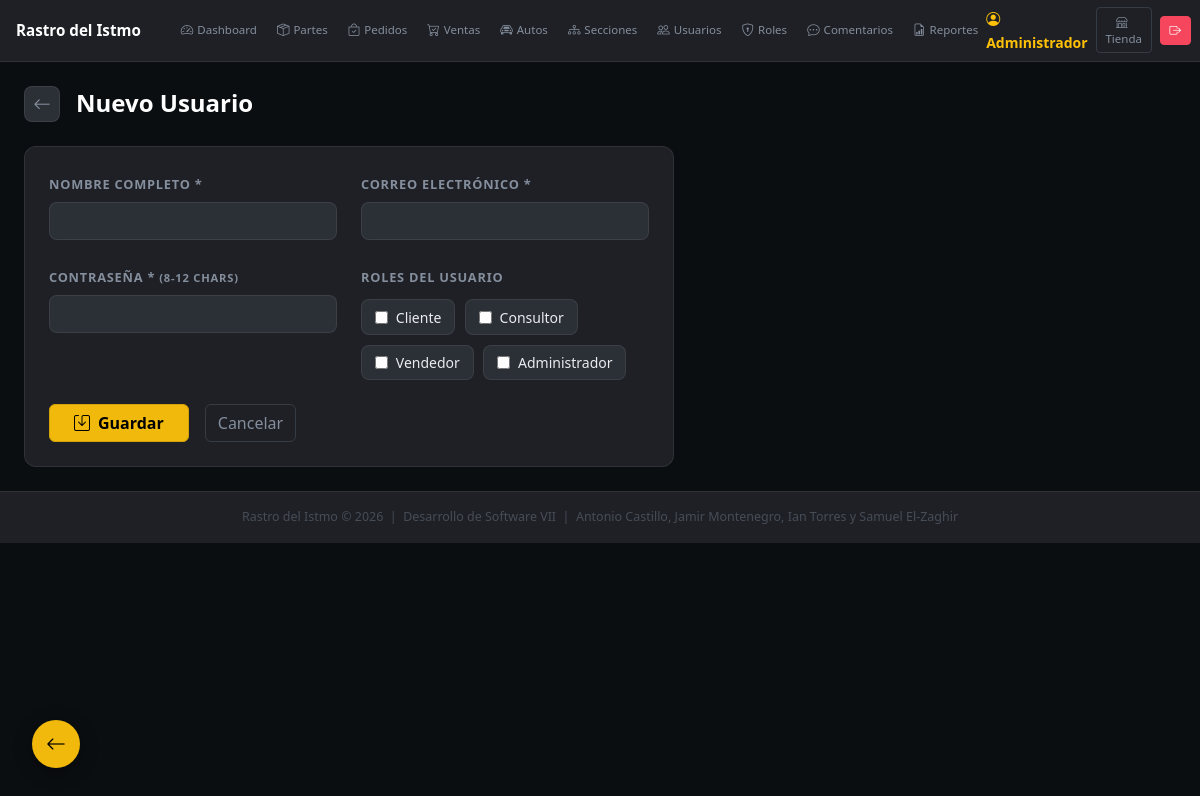
Page /admin/?mod=usuarios&action=crear (signed in) on the committed database.
### tables this page shows
CREATE TABLE IF NOT EXISTS `roles` (
  `id` int NOT NULL AUTO_INCREMENT,
  `nombre` varchar(50) NOT NULL,
  `descripcion` varchar(200) DEFAULT NULL,
  `creado_en` timestamp NULL DEFAULT CURRENT_TIMESTAMP,
  PRIMARY KEY (`id`),
  UNIQUE KEY `nombre` (`nombre`)
);

### app/Controllers/BaseController.php (called while the page is built, shortened)
<?php
abstract class BaseController implements ErrorHandlerInterface {
    protected function view(string $tpl, array $data = []): void {
        extract($data);
        include BASE_PATH . "/app/Views/" . $tpl . ".php";
    }
}

### app/Controllers/UserController.php (called while the page is built, shortened)
<?php
class UserController extends BaseController {
    private RolModel  $rm;
    public function __construct() { $this->um = new UserModel(); $this->rm = new RolModel(); }
    public function crear(): void {
        $roles = $this->rm->findAll();
        $this->view("admin/usuarios/form", compact("roles","error"));
    }
}

### admin/index.php (called while the page is built, shortened)
<?php
$raw    = Sanitizer::get("action") ?: "index";
$action = lcfirst(str_replace('_', '', ucwords($raw, '_')));
try {
    $ctrl   = new $map[$mod]();
    $method = method_exists($ctrl,$action) ? $action : "index";
    $ctrl->$method();
} catch (\Throwable $e) {
    if (isset($ctrl) && $ctrl instanceof ErrorHandlerInterface) { $ctrl->handle($e); }
    else { error_log("[RASTRO] " . $e->getMessage()); }
    header("Location: " . APP_URL . "/admin/"); exit;
}

### app/Config/Database.php (called while the page is built, shortened)
<?php
class Database {
    private static ?PDO $conn = null;
    public static function get(): PDO {
        if (self::$conn === null) {
            try {
                self::$conn = new PDO(
                    "mysql:host=".DB_HOST.";dbname=".DB_NAME.";charset=utf8mb4",
                    DB_USER, DB_PASS,
                    [PDO::ATTR_ERRMODE=>PDO::ERRMODE_EXCEPTION,
                     PDO::ATTR_DEFAULT_FETCH_MODE=>PDO::FETCH_ASSOC,
                     PDO::ATTR_EMULATE_PREPARES=>false]
                );
                self::$conn->exec("SET time_zone = '-05:00'");
            } catch (PDOException $e) {
                http_response_code(500);
                die("<b>Error de BD:</b> ".htmlspecialchars($e->getMessage()));
            }
        }
        return self::$conn;
    }
}

### app/Models/BaseModel.php (called while the page is built, shortened)
<?php
abstract class BaseModel implements CrudInterface {
    protected PDO    $db;
    protected string $table = "";
    protected string $pk    = "id";
    public function __construct() { $this->db = Database::get(); }
    public function findAll(): array {
        return $this->db->query("SELECT * FROM `{$this->table}` ORDER BY {$this->pk} DESC")->fetchAll();
    }
}

### app/Views/admin/usuarios/form.php (the view, shortened to what this page needs)
<?php $edit=!empty($user); $title=$edit?"Editar Usuario":"Nuevo Usuario"; include BASE_PATH."/app/Views/layouts/admin_header.php"; ?>
<div class="page-header mb-4">
  <div class="d-flex align-items-center gap-3">
    <a href="<?=APP_URL?>/admin/?mod=usuarios" class="btn-back"><i class="bi bi-arrow-left"></i></a>
    <h4 class="fw-bold text-white mb-0"><?=$title?></h4>
  </div>
</div>
<div class="dark-card" style="max-width:650px"><div class="card-body p-4">
<form action="<?=APP_URL?>/admin/?mod=usuarios&action=<?=$edit?"editar&id=".$id:"crear"?>" method="POST">
  <div class="row g-4">
    <div class="col-md-6">
      <label class="form-label-dark">Nombre Completo *</label>
      <input type="text" name="nombre" class="form-control dark-input" required value="<?=htmlspecialchars($user["nombre"]??"")?>">
    </div>
    <div class="col-md-6">
      <label class="form-label-dark">Correo Electrónico *</label>
      <input type="email" name="email" class="form-control dark-input" required value="<?=htmlspecialchars($user["email"]??"")?>">
    </div>
    <div class="col-md-6">
      <label class="form-label-dark">Contraseña <?=$edit?"<span class=\"text-secondary\">(vacío = sin cambio)</span>":"*"?> <span class="text-secondary small">(8-12 chars)</span></label>
      <input type="password" name="password" class="form-control dark-input" minlength="8" maxlength="12" <?=$edit?"":"required"?> autocomplete="new-password">
    </div>
    <div class="col-md-6">
      <label class="form-label-dark">Roles del Usuario</label>
      <div class="roles-grid mt-1">
        <?php foreach($roles as $r): ?>
        <label class="role-check">
          <input type="checkbox" name="roles[]" value="<?=$r["id"]?>" <?=in_array($r["id"],$userRoles??[])?"checked":""?>>
          <span><?=htmlspecialchars($r["nombre"])?></span>
        </label>
        <?php endforeach; ?>
      </div>
    </div>
  </div>
  <div class="mt-4 d-flex gap-3">
    <button type="submit" class="btn btn-gold fw-bold px-4"><i class="bi bi-save me-2"></i>Guardar</button>
    <a href="<?=APP_URL?>/admin/?mod=usuarios" class="btn btn-outline-secondary">Cancelar</a>
  </div>
</form>
</div></div>
<?php include BASE_PATH."/app/Views/layouts/admin_footer.php"; ?>

### assets/css/style.css (style rules this page uses)
:root { --bg-0: #0B0E11; --bg-1: #1E2026; --bg-2: #2B2F36; --bg-3: #363C45; --accent: #F0B90B; --accent-h: #D4A309; --accent-dim: rgba(240,185,11,.15); --text-1: #EAECEF; --text-2: #848E9C; --text-3: #474D57; --success: #03C076; --danger: #F6465D; --info: #1890FF; --border: rgba(255,255,255,.08); --radius: 12px; --radius-sm: 8px; --shadow: 0 4px 28px rgba(0,0,0,.5); --bs-body-bg: #0B0E11; --bs-body-color: #EAECEF; --bs-card-bg: #1E2026; --bs-card-cap-bg: #2B2F36; --bs-card-color: #EAECEF; --bs-card-border-color: rgba(255,255,255,.08); --bs-table-bg: transparent; --bs-table-color: #EAECEF; --bs-table-border-color: rgba(255,255,255,.08); --bs-table-striped-bg: rgba(255,255,255,.03); --bs-table-hover-bg: rgba(255,255,255,.05); --bs-table-hover-color: #EAECEF; --bs-table-striped-color: #EAECEF; --bs-border-color: rgba(255,255,255,.08); --bs-link-color: #F0B90B; --bs-link-hover-color: #D4A309; --bs-input-bg: #2B2F36; --bs-breadcrumb-divider-color: #474D57; --bs-form-check-input-border: rgba(255,255,255,.2); --bs-modal-bg: #1E2026; --bs-modal-header-bg: #2B2F36; --bs-dropdown-bg: #1E2026; --bs-dropdown-border-color: rgba(255,255,255,.08); --bs-dropdown-color: #EAECEF; --bs-dropdown-link-color: #EAECEF; --bs-dropdown-link-hover-bg: #2B2F36; --bs-nav-pills-link-active-bg: #F0B90B; }
*, *::before, *::after { box-sizing: border-box; }
body { font-family: "Segoe UI", system-ui, sans-serif; background-color: var(--bg-0) !important; color: var(--text-1) !important; }
a { color: var(--accent); text-decoration: none; }
.card-body { background-color:transparent!important; color:var(--text-1)!important; }
small,.small { color:var(--text-2); }
.text-secondary { color:var(--text-2)!important; }
.form-control,.form-select,.form-control:focus,.form-select:focus { background-color:var(--bg-2)!important; border-color:var(--border)!important; color:var(--text-1)!important; border-radius:var(--radius-sm)!important; }
.form-control::placeholder { color:var(--text-3)!important; }
.btn-gold,.btn-warning { background:var(--accent)!important; border-color:var(--accent-h)!important; color:#000!important;font-weight:600; transition:background .15s,transform .1s; }
.btn-outline-secondary { color:var(--text-2)!important; border-color:var(--bg-3)!important; }
.admin-body { background:var(--bg-0)!important;min-height:100vh; }
.dark-card { background:var(--bg-1);border:1px solid var(--border);border-radius:var(--radius);overflow:hidden; }
.form-label-dark { color:var(--text-2);font-size:.8rem;text-transform:uppercase;letter-spacing:.06em;font-weight:600;margin-bottom:.5rem; }
.dark-input { background:var(--bg-2)!important;border:1px solid var(--border)!important;color:var(--text-1)!important;border-radius:var(--radius-sm)!important; }
.dark-input::placeholder { color:var(--text-3)!important; }
.page-header { display:flex;align-items:center;justify-content:space-between;flex-wrap:wrap;gap:.75rem; }
.btn-back { background:var(--bg-2);border:1px solid var(--border);color:var(--text-2);width:36px;height:36px;border-radius:var(--radius-sm);display:inline-flex;align-items:center;justify-content:center;font-size:1.1rem;transition:background .15s; }
.roles-grid { display:flex;flex-wrap:wrap;gap:.6rem; }
.role-check { display:inline-flex;align-items:center;gap:.5rem;background:var(--bg-2);border:1px solid var(--border);border-radius:var(--radius-sm);padding:.4rem .8rem;cursor:pointer;transition:border-color .15s; }
.role-check span { font-size:.875rem;color:var(--text-1); }

### rows in the picture
roles: nombre "Cliente"
roles: nombre "Consultor"
roles: nombre "Vendedor"
roles: nombre "Administrador"

### other values in the picture
$_SESSION["user"]["nombre"] "Administrador"
$title "Nuevo Usuario"
